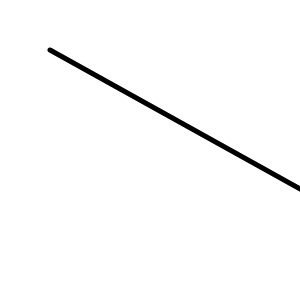
Frame 1 (no input)
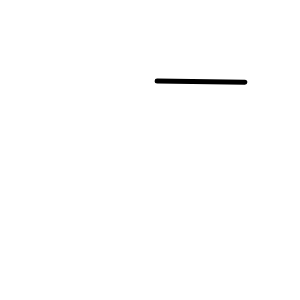
Frame 60 (no input)
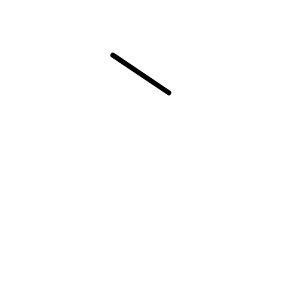
Frame 120 (the mouse pressed at the canvas centre since frame 60)

The p5.js sketch that drew these frames (run headless with seeded random() and noise() and a simulated clock; from frame 60 on, the mouse is pressed at the canvas centre):

// p5.js sketch
// ── sketch.js
// This is a comment! It won't be rendered.

var x1 = 50;
var y1 = 50;
var x2 = 320;
var y2 = 200;

var x1b, y1b, x2b, y2b;

var inc = 0;
//Setup happens once when you run the sketch
function setup() {
  //Create and size a canvas (w, h)
  createCanvas(300,300);

}

function draw() {
  background(255);

  if(inc == 0){
    x1b = random(50,200);
    y1b = random(50,200);
    x2b = random(20,320);
    y2b = random(20, 200);
  }


  x1 = lerp(x1,x1b,inc/100);
  y1 = lerp(y1,y1b,inc/100);
  x2 = lerp(x2,x2b,inc/100);
  y2 = lerp(y2,y2b,inc/100);
  console.log(inc);

  strokeWeight(5);
  //Draw a rectangle with parameters x,y,width,height
  line(x1,y1,x2,y2);

  inc = (inc + 1)%100;
   
}
